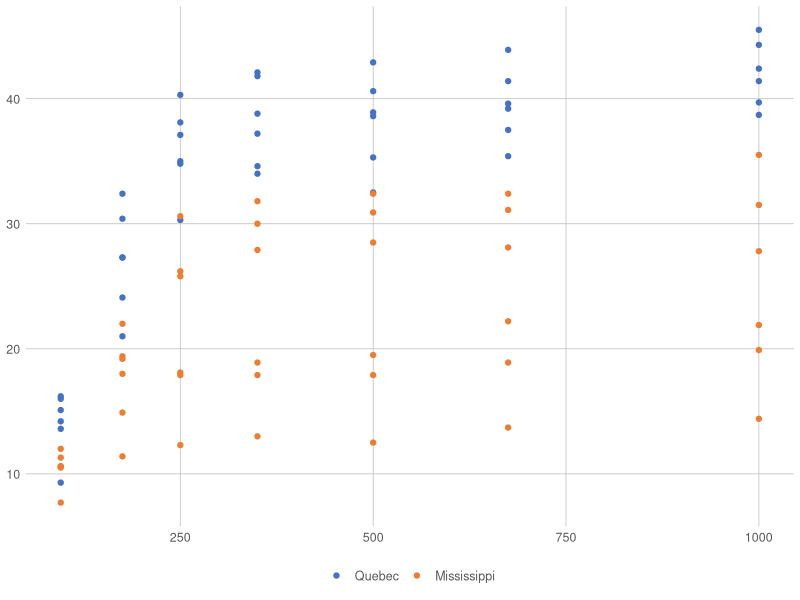
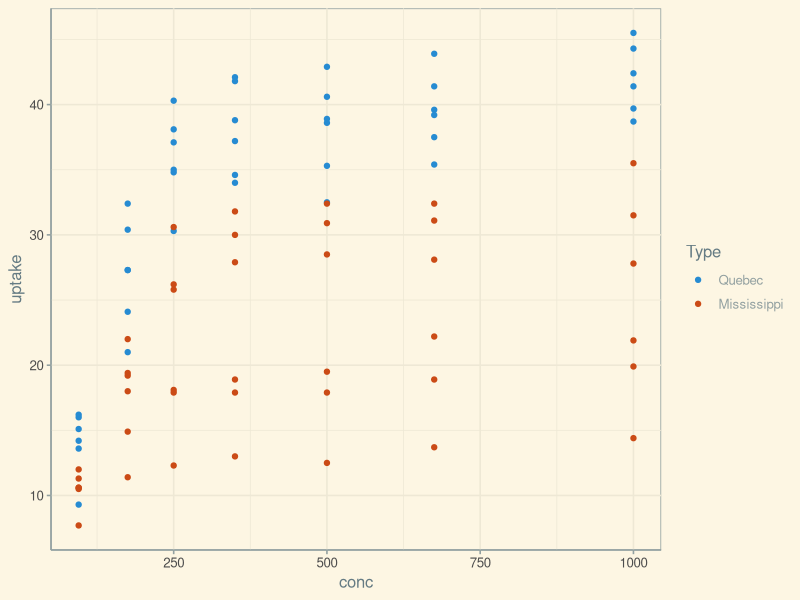

Write the R code that produced these figures, in order.
# ggplot2 papildinājumi

library(ggplot2)

## ggthemes
library(ggthemes)
ggplot(CO2, aes(conc, uptake, color = Type)) + geom_point() +
  theme_excel_new() +
  scale_color_excel_new()

library(ggthemes)
ggplot(CO2, aes(conc, uptake, color = Type)) + geom_point() +
  theme_solarized() +
  scale_color_solarized()
